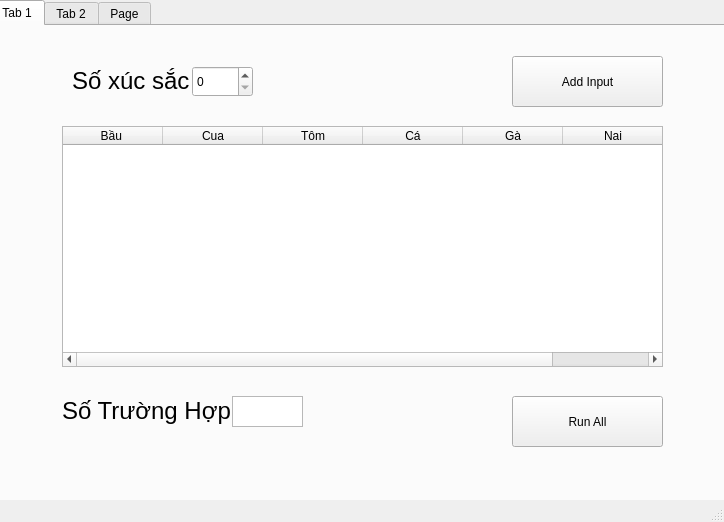
<?xml version="1.0" encoding="UTF-8"?>
<ui version="4.0">
 <class>MainWindow</class>
 <widget class="QMainWindow" name="MainWindow">
  <property name="geometry">
   <rect>
    <x>0</x>
    <y>0</y>
    <width>724</width>
    <height>522</height>
   </rect>
  </property>
  <property name="windowTitle">
   <string>MainWindow</string>
  </property>
  <widget class="QWidget" name="centralwidget">
   <widget class="QTabWidget" name="tabWidget">
    <property name="geometry">
     <rect>
      <x>-10</x>
      <y>0</y>
      <width>741</width>
      <height>511</height>
     </rect>
    </property>
    <property name="minimumSize">
     <size>
      <width>741</width>
      <height>0</height>
     </size>
    </property>
    <property name="currentIndex">
     <number>0</number>
    </property>
    <widget class="QWidget" name="tab">
     <attribute name="title">
      <string>Tab 1</string>
     </attribute>
     <widget class="QLabel" name="label">
      <property name="geometry">
       <rect>
        <x>80</x>
        <y>40</y>
        <width>131</width>
        <height>31</height>
       </rect>
      </property>
      <property name="text">
       <string>&lt;html&gt;&lt;head/&gt;&lt;body&gt;&lt;p&gt;&lt;span style=&quot; font-size:18pt;&quot;&gt;Số xúc sắc&lt;/span&gt;&lt;/p&gt;&lt;/body&gt;&lt;/html&gt;</string>
      </property>
     </widget>
     <widget class="QTextBrowser" name="textBrowser">
      <property name="geometry">
       <rect>
        <x>240</x>
        <y>370</y>
        <width>71</width>
        <height>31</height>
       </rect>
      </property>
     </widget>
     <widget class="QTableWidget" name="tableWidget">
      <property name="geometry">
       <rect>
        <x>70</x>
        <y>100</y>
        <width>601</width>
        <height>241</height>
       </rect>
      </property>
      <column>
       <property name="text">
        <string>Bầu </string>
       </property>
      </column>
      <column>
       <property name="text">
        <string>Cua</string>
       </property>
      </column>
      <column>
       <property name="text">
        <string>Tôm</string>
       </property>
      </column>
      <column>
       <property name="text">
        <string>Cá</string>
       </property>
      </column>
      <column>
       <property name="text">
        <string>Gà</string>
       </property>
      </column>
      <column>
       <property name="text">
        <string>Nai</string>
       </property>
      </column>
     </widget>
     <widget class="QLabel" name="label_2">
      <property name="geometry">
       <rect>
        <x>70</x>
        <y>370</y>
        <width>171</width>
        <height>31</height>
       </rect>
      </property>
      <property name="text">
       <string>&lt;html&gt;&lt;head/&gt;&lt;body&gt;&lt;p&gt;&lt;span style=&quot; font-size:18pt;&quot;&gt;Số Trường Hợp&lt;/span&gt;&lt;/p&gt;&lt;/body&gt;&lt;/html&gt;</string>
      </property>
     </widget>
     <widget class="QSpinBox" name="spinBox">
      <property name="geometry">
       <rect>
        <x>200</x>
        <y>40</y>
        <width>61</width>
        <height>31</height>
       </rect>
      </property>
      <property name="maximum">
       <number>9</number>
      </property>
     </widget>
     <widget class="QPushButton" name="pushButton_2">
      <property name="geometry">
       <rect>
        <x>520</x>
        <y>370</y>
        <width>151</width>
        <height>51</height>
       </rect>
      </property>
      <property name="text">
       <string>Run All</string>
      </property>
     </widget>
     <widget class="QPushButton" name="pushButton">
      <property name="geometry">
       <rect>
        <x>520</x>
        <y>30</y>
        <width>151</width>
        <height>51</height>
       </rect>
      </property>
      <property name="text">
       <string>Add Input</string>
      </property>
     </widget>
    </widget>
    <widget class="QWidget" name="tab_2">
     <attribute name="title">
      <string>Tab 2</string>
     </attribute>
    </widget>
    <widget class="QWidget" name="tab_3">
     <attribute name="title">
      <string>Page</string>
     </attribute>
    </widget>
   </widget>
  </widget>
  <widget class="QMenuBar" name="menubar">
   <property name="geometry">
    <rect>
     <x>0</x>
     <y>0</y>
     <width>724</width>
     <height>21</height>
    </rect>
   </property>
  </widget>
  <widget class="QStatusBar" name="statusbar"/>
 </widget>
 <resources/>
 <connections/>
</ui>
